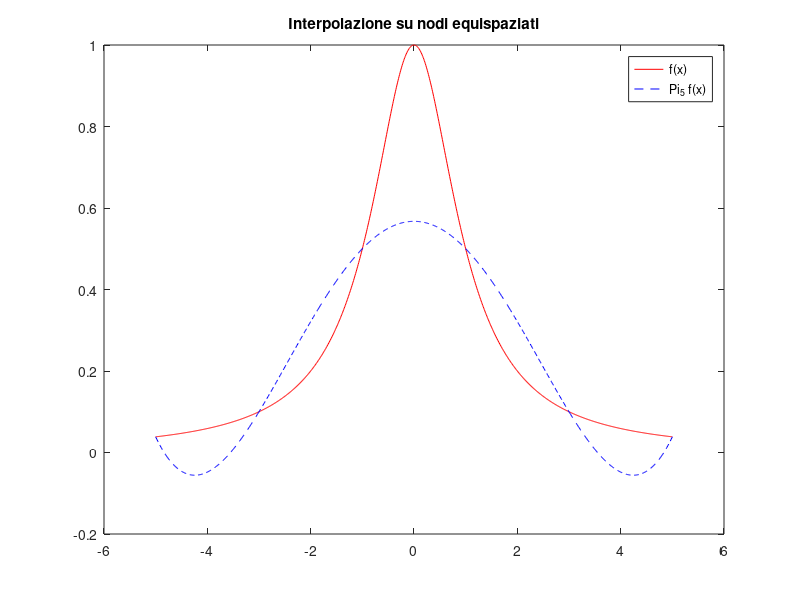
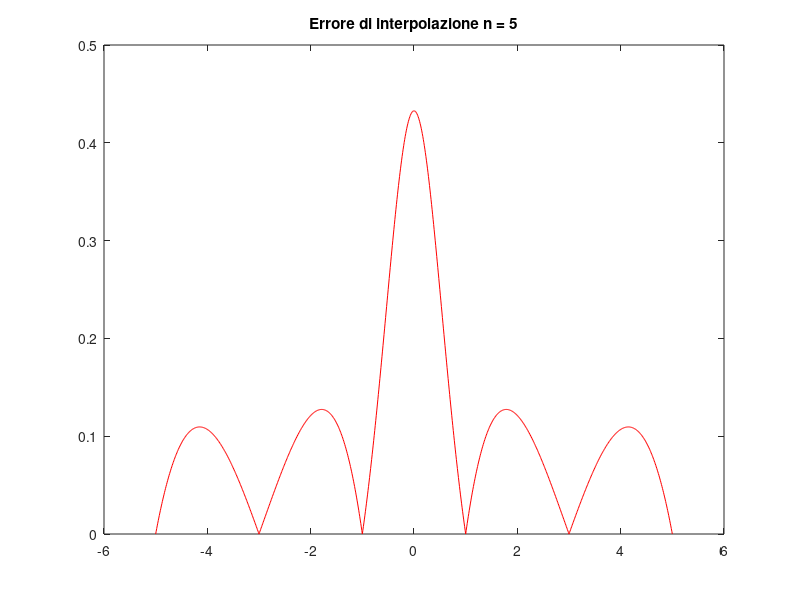
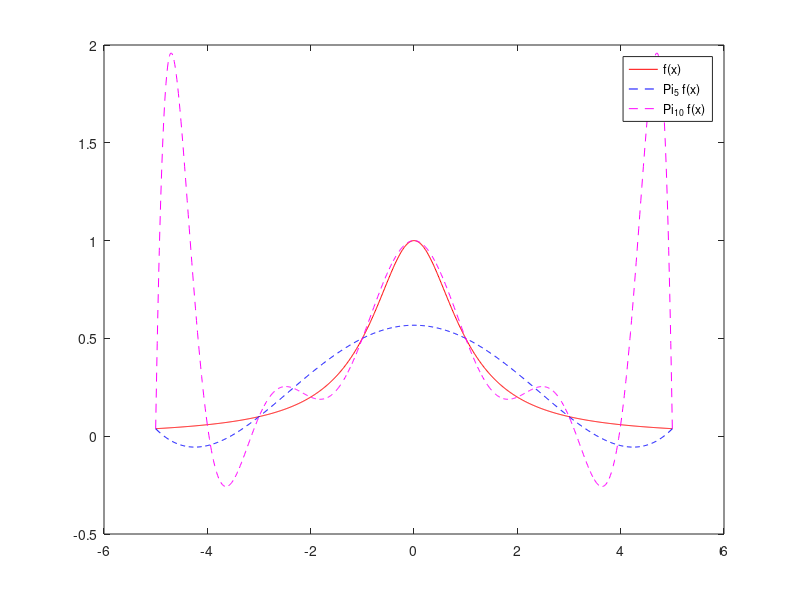
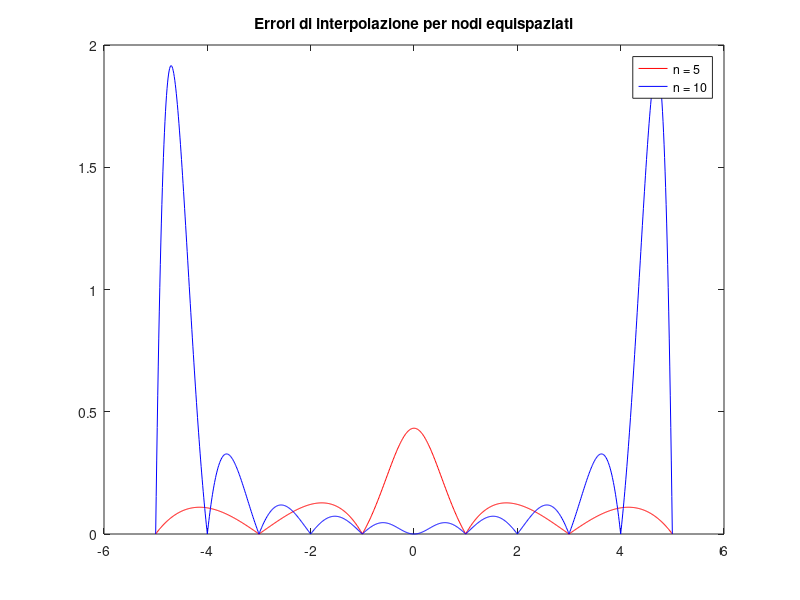

Write the MATLAB code that produced these figures, in order.
%% LABORATORIO 6 - ESERCIZIO 1

fun = @(x) 1 ./ (1 + x.^2);
a = -5;
b = 5;
x_dis = a:0.01:b;
f_dis = fun(x_dis);

% Grado del polinomio interpolante n = 5
n = 5;
x_nod = linspace(a, b, n + 1);
f_nod = fun(x_nod);
P = polyfit(x_nod, f_nod, n);
poly_dis = polyval(P, x_dis);

figure(1);
plot(x_dis, f_dis, "-r", x_dis, poly_dis, "--b");
title("Interpolazione su nodi equispaziati");
legend("f(x)", "\Pi_5 f(x)");
% Errore di interpolazione
err = abs(f_dis - poly_dis);
figure(2);
plot(x_dis, err, "r");
title("Errore di interpolazione n = 5");

% Grado del polinomio interpolante n = 10
n = 10;
x_nod1 = linspace(a, b, n+1);
f_nod1 = fun(x_nod1);
P1 = polyfit(x_nod1, f_nod1, n);
poly_dis1 = polyval(P1, x_dis);

% Confronto
figure(3);
plot(x_dis, f_dis, "-r", x_dis, poly_dis, "--b", ...
    x_dis, poly_dis1, "--m");
legend("f(x)", "\Pi_5 f(x)", "\Pi_{10} f(x)");

err1 = abs(f_dis - poly_dis1);

% Confronto degli errori di interpolazione
figure(4);
plot(x_dis, err, "r", x_dis, err1, "b");
title("Errori di interpolazione per nodi equispaziati");
legend("n = 5", "n = 10");
